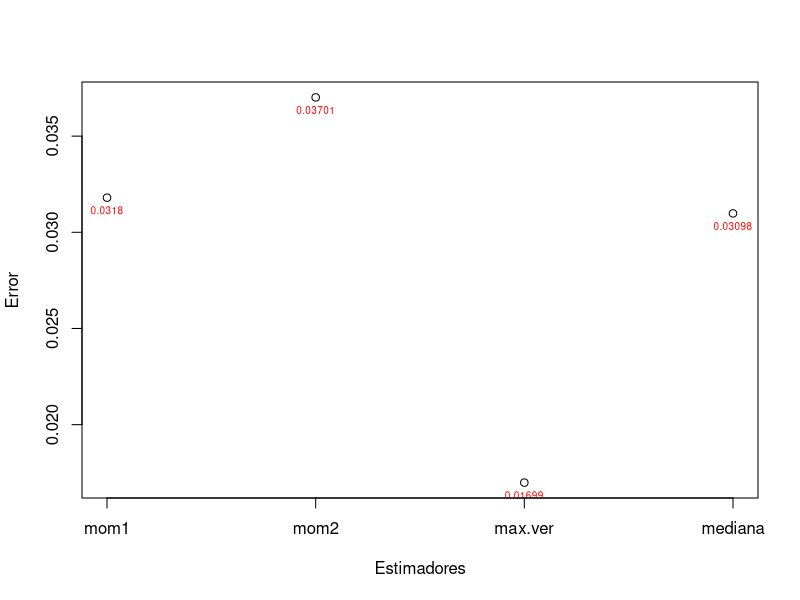
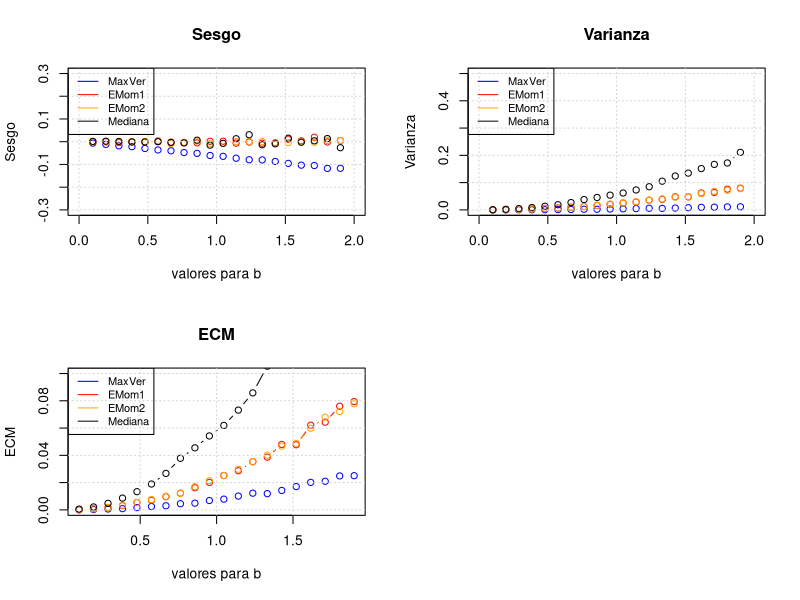
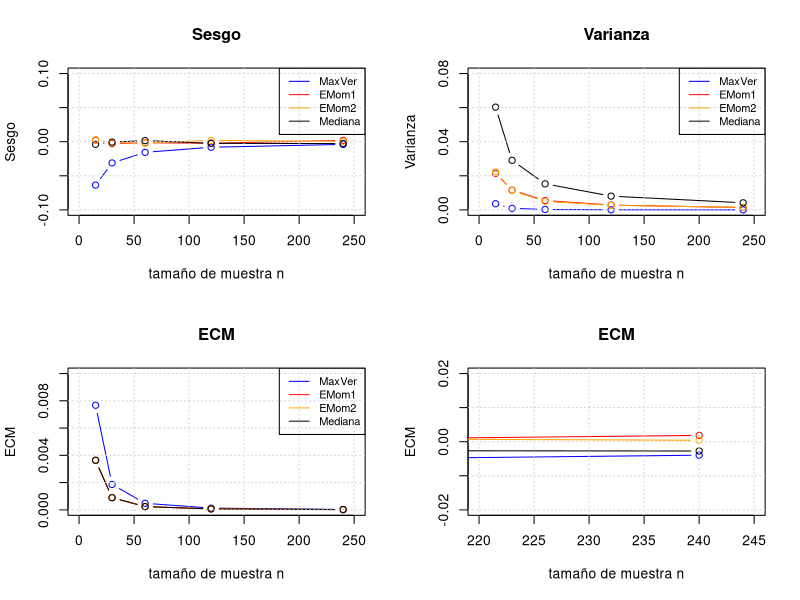
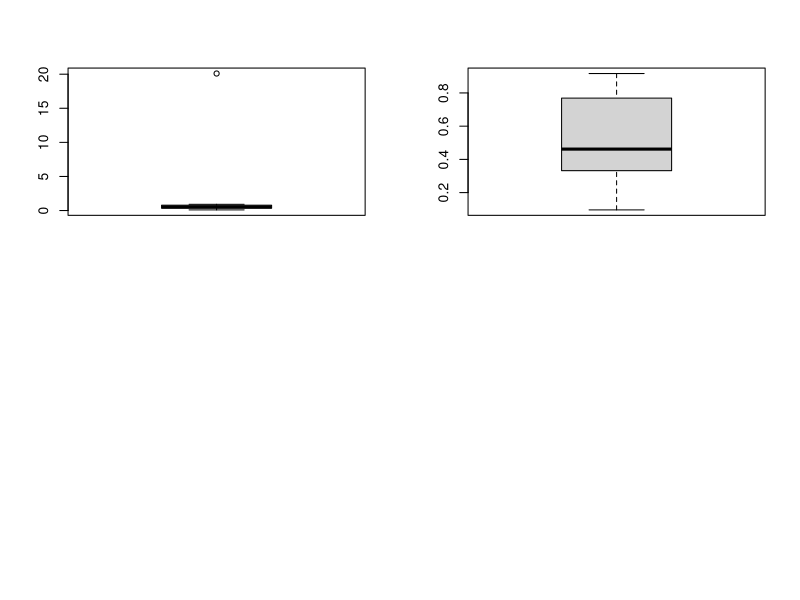
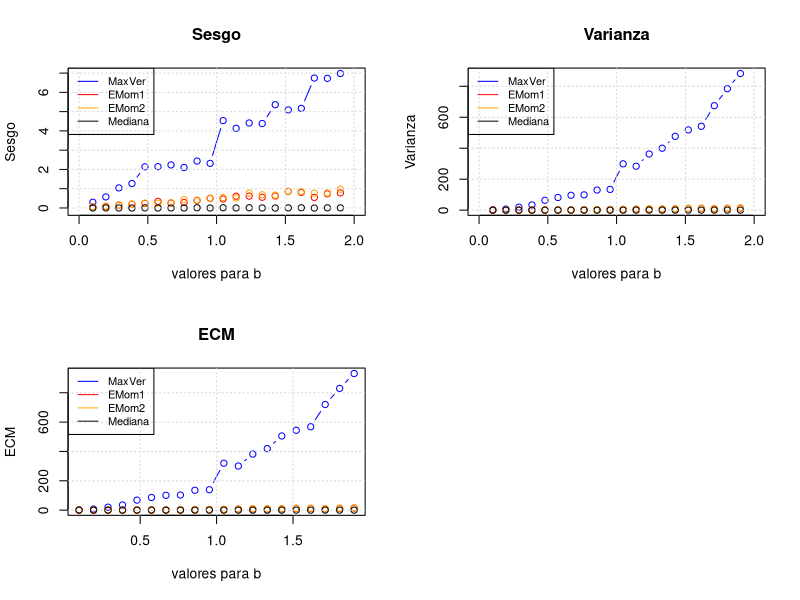

Generate these figures, in order, with R:

# Función estimadora de primeros momentos
bmom1 = function(muestra){
    return(2*mean(muestra))
}

# Función estimadora de segundos momentos
bmom2 = function(muestra){
    n <- length(muestra)
    return(sqrt(3 * mean(muestra^2)))
}

# Estimador de maxima verosimilitud
bmv = function(muestra){
    return(max(muestra))
}

bmed = function(muestra){
    return(2*median(muestra))
}

b <- 1
n <- 15
muestra <- runif(n, min=0, max=b)

bmom1(muestra)
bmom2(muestra)
bmv(muestra)
bmed(muestra)

# Calculo errores
error_momento_1 <- b - bmom1(muestra)
error_momento_2 <- b - bmom2(muestra)
error_max_ver   <- b - bmv(muestra)
error_mediana   <- b - bmed(muestra)
# Agrupo datos para plot
errores <- c(error_momento_1, error_momento_2, error_max_ver,error_mediana)
nombres <- c('mom1','mom2','max.ver','mediana')
# Imprimo y ploteo errores para una mejor comparación
matrix(c(nombres, round(errores,5)), nrow=2, ncol=4, byrow=TRUE)
# Plot
#options(repr.plot.width=7, repr.plot.height=7)
plot(errores, xlab="Estimadores", ylab="Error", xaxt='n')
text(errores, as.character(round(errores,5)), cex=0.6, pos=1, col="red")
axis(1, c(1,2,3,4), nombres) 

experimento = function(){
    # a)
    b <- 1
    n <- 15
    muestra <- runif(n, min=0, max=b)
    # b)
    b_mom1 <- bmom1(muestra)
    b_mom2 <- bmom2(muestra)
    b_mv  <- bmv(muestra)
    b_med <- bmed(muestra)
    #devuelvo un vector de estimadores
    c(b_mom1, b_mom2, b_mv, b_med)
}

# c)
nrep <- 1000
estimadores <- array(dim=c(nrep,4), dimnames=list(1:nrep, c("b_mom1", "b_mom2", "b_mv", "b_med")))
for(i in 1:nrep){
    estimadores[i,] <- array(experimento())
}

# Estimaciones guardadas de cada experimento
estimadores[2:4,]
estimadores[997:1000,]

# d)
# aplico mean a cada columna (estimador) de mi data
b_muestrales <- apply(estimadores, MARGIN=2, FUN=mean)
print(b_muestrales)

#sesgos <- medias_muestrales - b
b <- 1
sesgos <- b_muestrales - b

print(sesgos)

# e)
varianzas_muestrales <- apply(estimadores, MARGIN=2, FUN=var)

print(varianzas_muestrales)

# f) Aproximación del Error Cuadratico Medio (ECM)
ECM <- varianzas_muestrales + sesgos^2
print(ECM)

# Funciones simuladoras:
# Devuelven sesgo y varianza aproximados
# promediando 1000 experimentos
# con Estimador de Maxima Verosimilitud
simulacion_mv = function(b, n){
    nE <- 1000
    # Guardo todas las estimaciones
    all_b_est <- vector(length=nE)
    varianza <- vector(length=nE)
    for (i in 1:nE){
        muestra <- runif(n, min=0, max=b)
        b_est <- bmv(muestra)
        # Guardo b estimado para calcular Sesgo/Var luego
        all_b_est[i] <- b_est
    }
    # Calculo Sesgo y Varianza usando todas las muestras
    sesgo_est <- mean(all_b_est) - b
    # Calculo varianza muestral, usando b estimados
    varianza_est <- var(all_b_est)
    return(c(sesgo_est, varianza_est))
}

# con Estimador de 1er Momento
simulacion_mom = function(b, n){
    nE <- 1000
    all_b_est <- vector(length=nE)
    varianza <- vector(length=nE)
    for (i in 1:nE){
        muestra <- runif(n, min=0, max=b)
        b_est <- bmom1(muestra)
        all_b_est[i] <- b_est
    }
    sesgo_est <- mean(all_b_est) - b
    varianza_est <- var(all_b_est)
    return(c(sesgo_est, varianza_est))
}

# Agrego también simulación de 2do momento
simulacion_mom2 = function(b, n){
    nE <- 1000
    all_b_est <- vector(length=nE)
    varianza <- vector(length=nE)
    for (i in 1:nE){
        muestra <- runif(n, min=0, max=b)
        b_est <- bmom1(muestra)
        all_b_est[i] <- b_est
        }
    sesgo_est <- mean(all_b_est) - b
    varianza_est <- var(all_b_est)
    return(c(sesgo_est, varianza_est))
}

# con Mediana de la muestra
simulacion_med = function(b, n){
    nE <- 1000
    all_b_est <- vector(length=nE)
    varianza <- vector(length=nE)
    for (i in 1:nE){
        muestra <- runif(n, min=0, max=b)
        b_est <- bmed(muestra)
        all_b_est[i] <- b_est
        }
    sesgo_est <- mean(all_b_est) - b
    varianza_est <- var(all_b_est)
    return(c(sesgo_est, varianza_est))
}

# Calculo sesgos, varianzas y ECM para 20 valores
# distintos de b entre 0 y 2 (no inclusives)
nB <- 20
b_values <- seq(0.1, 1.9, by=1.8/(nB-1))
# nB filas, 3 columnas: (bias, var, ECM)
results_mv   <- matrix(nrow=nB, ncol=3)
results_mom  <- matrix(nrow=nB, ncol=3)
results_mom2 <- matrix(nrow=nB, ncol=3)
results_med  <- matrix(nrow=nB, ncol=3)

for (i in 1:nB){
    b <- b_values[i]
    results_mv[i,1:2]   <- simulacion_mv(b, 15)
    results_mom[i,1:2]  <- simulacion_mom(b, 15)
    results_mom2[i,1:2] <- simulacion_mom2(b, 15)
    results_med[i,1:2]  <- simulacion_med(b, 15)
    # ECM = Var + Sesgo^2
    results_mv[i,3]   <- results_mv[i,1]^2   + results_mv[i,2]
    results_mom[i,3]  <- results_mom[i,1]^2  + results_mom[i,2]
    results_mom2[i,3] <- results_mom2[i,1]^2 + results_mom2[i,2]
    results_med[i,3]  <- results_med[i,1]^2  + results_med[i,2]
}

par(mfrow=c(2,2))
# Sesgos
plot(b_values, results_mv[,1], ylim=c(-0.3,0.3), xlim=c(0,2),
     col="blue", main="Sesgo", xlab="valores para b", ylab="Sesgo", type="b")
points(b_values, results_mom[,1], col="red", type="b")
points(b_values, results_mom2[,1], col="orange", type="b")
points(b_values, results_med[,1], col="black", type="b")
grid()
transpa_color <- rgb(0, 0, 0, max = 255, alpha = 0, names = "transparent")
legend("topleft", bg=transpa_color,legend=c("MaxVer", "EMom1", "EMom2", "Mediana"),
       col=c("blue", "red", "orange", "black"), lty=1, cex=0.8,
       box.lty=1)
# Varianzas
plot(b_values, results_mv[,2], ylim=c(0,0.5), xlim=c(0,2),
     col="blue", main="Varianza", xlab="valores para b", ylab="Varianza", type="b")
points(b_values, results_mom[,2], col="red", type="b")
points(b_values, results_mom2[,2], col="orange", type="b")
points(b_values, results_med[,2], col="black", type="b")
grid()
transpa_color <- rgb(0, 0, 0, max = 255, alpha = 0, names = "transparent")
legend("topleft", bg=transpa_color,legend=c("MaxVer", "EMom1", "EMom2", "Mediana"),
       col=c("blue", "red", "orange", "black"), lty=1, cex=0.8,
       box.lty=1)
# ECM = Var + Sesgo^2
plot(b_values, results_mv[,3], col="blue", main="ECM", xlab="valores para b", ylab="ECM", type="b", ylim=c(0.0,0.1))
points(b_values, results_mom[,3], col="red", type="b")
points(b_values, results_mom2[,3], col="orange", type="b")
points(b_values, results_med[,3], col="black", type="b")
grid()
transpa_color <- rgb(0, 0, 0, max = 255, alpha = 0, names = "transparent")
legend("topleft", bg=transpa_color,legend=c("MaxVer", "EMom1", "EMom2", "Mediana"),
       col=c("blue", "red", "orange", "black"), lty=1, cex=0.8,
       box.lty=1)

# Calculo sesgos, varianzas para distintos valores de n
n_values <- c(15, 30, 60, 120, 240)
nN <- length(n_values)
# nN filas, 4 columnas: (n, Sesgo, Var, ECM)
results_mv   <- matrix(nrow=nN, ncol=4)
results_mom  <- matrix(nrow=nN, ncol=4)
results_mom2 <- matrix(nrow=nN, ncol=4)
results_med  <- matrix(nrow=nN, ncol=4)

for (i in 1:nN){
    n <- n_values[i]
    # Guardo n en [1]
    results_mv[i,1]   <- n
    results_mom[i,1]  <- n
    results_mom2[i,1] <- n
    results_med[i,1]  <- n
    # Realizo 1000 simulaciones y guardo
    # Sesgos[2] y Varianzas[3] para graficarlos
    results_mv[i,2:3]   <- simulacion_mv(1, n)
    results_mom[i,2:3]  <- simulacion_mom(1, n)
    results_mom2[i,2:3] <- simulacion_mom2(1, n)
    results_med[i,2:3]  <- simulacion_med(1, n)
    # ECM[4] = Var + Sesgo^2
    results_mv[i,4]   <- results_mv[i,2]^2   + results_mv[i,3]
    results_mom[i,4]  <- results_mom[i,2]^2  + results_mv[i,3]
    results_mom2[i,4] <- results_mom2[i,2]^2 + results_mv[i,3]
    results_med[i,4]  <- results_med[i,2]^2  + results_mv[i,3]
}

results_mv
# n   Sesgo    Varianza   ECM

par(mfrow=c(2,2))
# Sesgos
plot(results_mv[,c(1,2)], ylim=c(-0.10,0.1), xlim=c(0,250),
     col="blue", main="Sesgo", xlab="tamaño de muestra n", ylab="Sesgo", type="b")
points(results_mom[,c(1,2)], col="red", type="b")
points(results_mom2[,c(1,2)], col="orange", type="b")
points(results_med[,c(1,2)], col="black", type="b")
grid()
transpa_color <- rgb(0, 0, 0, max = 255, alpha = 0, names = "transparent")
legend("topright", bg=transpa_color,legend=c("MaxVer", "EMom1", "EMom2", "Mediana"),
       col=c("blue", "red", "orange", "black"), lty=1, cex=0.8,
       box.lty=1)
# Varianzas
plot(results_mv[,c(1,3)], ylim=c(0.0,0.08), xlim=c(0,250),
     col="blue", main="Varianza", xlab="tamaño de muestra n", ylab="Varianza", type="b")
points(results_mom[,c(1,3)], col="red", type="b")
points(results_mom2[,c(1,3)], col="orange", type="b")
points(results_med[,c(1,3)], col="black", type="b")
grid()
transpa_color <- rgb(0, 0, 0, max = 255, alpha = 0, names = "transparent")
legend("topright", bg=transpa_color,legend=c("MaxVer", "EMom1", "EMom2", "Mediana"),
       col=c("blue", "red", "orange", "black"), lty=1, cex=0.8,
       box.lty=1)
# ECM 
plot(results_mv[,c(1,4)], col="blue", main="ECM", xlab="tamaño de muestra n", ylab="ECM", type="b", ylim=c(0.0,0.01), xlim=c(0,250))
points(results_mom[,c(1,4)], col="red", type="b")
points(results_mom2[,c(1,4)], col="orange", type="b")
points(results_med[,c(1,4)], col="black", type="b")
grid()
transpa_color <- rgb(0, 0, 0, max = 255, alpha = 0, names = "transparent")
legend("topright", bg=transpa_color,legend=c("MaxVer", "EMom1", "EMom2", "Mediana"),
       col=c("blue", "red", "orange", "black"), lty=1, cex=0.8,
       box.lty=1)

# Zoom en mayor n alcanzado
plot(results_mv, ylim=c(-0.02, 0.02), xlim=c(220,245),
     col="blue", main="ECM", xlab="tamaño de muestra n", ylab="ECM", type="b")
points(results_mom, col="red", type="b")
points(results_mom2, col="orange", type="b")
points(results_med, col="black", type="b")
grid()

X <- c(0.917, 0.247, 0.384, 0.530, 0.798,
       0.912, 0.096, 0.684, 0.394, 20.1,
       0.769, 0.137, 0.352, 0.332, 0.670)

b_mv <- bmv(X)
b_mom <- bmom1(X)
b_mom2 <- bmom2(X)
b_med <- bmed(X)

b_mv
b_mom
b_mom2
b_med

boxplot(X)

X_fixed <- c(0.917, 0.247, 0.384, 0.530, 0.798,
       0.912, 0.096, 0.684, 0.394,
       0.769, 0.137, 0.352, 0.332, 0.670)

b_mv <- bmv(X_fixed)
b_mom <- bmom1(X_fixed)
b_mom2 <- bmom2(X_fixed)
b_med <- bmed(X_fixed)

b_mv
b_mom
b_mom2
b_med

boxplot(X_fixed)

n <- 15
b <- 1
X <- runif(n, 0, b)

# Minicódigo a implementar en funciones simuladoras
X_cont <- X
# Contamino cada elemento con proba 0.005
for(i in 1:n){
    pC <- 0.005 # 1/200
    if(runif(1) < pC){
        
        X_cont[i] <- X_cont[i] * 100
    }
}

# De manera más eficiente (y bonita :)
pC <- 1/200
mask <- runif(n)
X_cont[mask<pC] <- X_cont[mask<pC] * 100

# Funciones simuladoras CON CONTAMINACIÓN:
# Devuelven sesgo y varianza aproximados
# promediando 1000 experimentos
# con Estimador de Maxima Verosimilitud
simulacion_mv_cont = function(b, n){
    nE <- 1000
    # Guardo todas las estimaciones
    all_b_est <- vector(length=nE)
    varianza <- vector(length=nE)
    for (i in 1:nE){
        muestra <- runif(n, min=0, max=b)
        # --[Contaminación con proba pC]--
        pC <- 1/200
        mask <- runif(n)
        muestra[mask<pC] <- muestra[mask<pC] * 100
        # --[Fin contaminación]--
        b_est <- bmv(muestra)
        # Guardo b estimado para calcular Sesgo luego
        all_b_est[i] <- b_est
    }
    # Calculo Sesgo y Varianza usando todas las muestras
    sesgo_est <- mean(all_b_est) - b
    varianza_est <- var(all_b_est)
    return(c(sesgo_est, varianza_est))
}

# con Estimador de 1er Momento
simulacion_mom_cont = function(b, n){
    nE <- 1000
    all_b_est <- vector(length=nE)
    varianza <- vector(length=nE)
    for (i in 1:nE){
        muestra <- runif(n, min=0, max=b)
        # --[Contaminación con proba pC]--
        pC <- 1/200
        mask <- runif(n)
        muestra[mask<pC] <- muestra[mask<pC] * 100
        # --[Fin contaminación]--
        b_est <- bmom1(muestra)
        all_b_est[i] <- b_est
    }
    sesgo_est <- mean(all_b_est) - b
    varianza_est <- var(all_b_est)
    return(c(sesgo_est, varianza_est))
}

# Agrego también simulación de 2do momento
simulacion_mom2_cont = function(b, n){
    nE <- 1000
    all_b_est <- vector(length=nE)
    varianza <- vector(length=nE)
    for (i in 1:nE){
        muestra <- runif(n, min=0, max=b)
        # --[Contaminación con proba pC]--
        pC <- 1/200
        mask <- runif(n)
        muestra[mask<pC] <- muestra[mask<pC] * 100
        # --[Fin contaminación]--
        b_est <- bmom1(muestra)
        all_b_est[i] <- b_est
        }
    sesgo_est <- mean(all_b_est) - b
    varianza_est <- var(all_b_est)
    return(c(sesgo_est, varianza_est))
}

# con Mediana de la muestra
simulacion_med_cont = function(b, n){
    nE <- 1000
    all_b_est <- vector(length=nE)
    varianza <- vector(length=nE)
    for (i in 1:nE){
        muestra <- runif(n, min=0, max=b)
        # --[Contaminación con proba pC]--
        pC <- 1/200
        mask <- runif(n)
        muestra[mask<pC] <- muestra[mask<pC] * 100
        # --[Fin contaminación]--
        b_est <- bmed(muestra)
        all_b_est[i] <- b_est
        }
    sesgo_est <- mean(all_b_est) - b
    varianza_est <- var(all_b_est)
    return(c(sesgo_est, varianza_est))
}

# Calculo sesgos, varianzas y ECM para 20 valores
# distintos de b entre 0 y 2 (no inclusives)
nB <- 20
b_values <- seq(0.1, 1.9, by=1.8/(nB-1))
# nB filas, 3 columnas: (bias, var, ECM)
results_mv   <- matrix(nrow=nB, ncol=3)
results_mom  <- matrix(nrow=nB, ncol=3)
results_mom2 <- matrix(nrow=nB, ncol=3)
results_med  <- matrix(nrow=nB, ncol=3)

for (i in 1:nB){
    b <- b_values[i]
    # Guardo Sesgo y Varianza para cada b
    results_mv[i,1:2]   <- simulacion_mv_cont(b, 15)
    results_mom[i,1:2]  <- simulacion_mom_cont(b, 15)
    results_mom2[i,1:2] <- simulacion_mom2_cont(b, 15)
    results_med[i,1:2]  <- simulacion_med_cont(b, 15)
    # Calculo ECM = Sesgo^2 + Var
    results_mv[i,3] <- results_mv[i,1]^2+results_mv[i,2]
    results_mom[i,3] <- results_mom[i,1]^2+results_mom[i,2]
    results_mom2[i,3] <- results_mom2[i,1]^2+results_mom2[i,2]
    results_med[i,3] <- results_med[i,1]^2+results_med[i,2]
}

par(mfrow=c(2,2))
# Plot para Sesgos
ylim <- c(-0.1, max(results_mv[,1]))
plot(b_values, results_mv[,1], xlim=c(0,2), ylim=ylim, 
     col="blue", main="Sesgo", xlab="valores para b", ylab="Sesgo", type="b")
points(b_values, results_mom[,1], col="red", type="b")
points(b_values, results_mom2[,1], col="orange", type="b")
points(b_values, results_med[,1], col="black", type="b")
grid()
transpa_color <- rgb(0, 0, 0, max = 255, alpha = 0, names = "transparent")
legend("topleft", bg=transpa_color,legend=c("MaxVer", "EMom1", "EMom2", "Mediana"),
       col=c("blue", "red", "orange", "black"), lty=1, cex=0.8,
       box.lty=1)
# Plot para Varianzas
plot(b_values, results_mv[,2], xlim=c(0,2),
     col="blue", main="Varianza", xlab="valores para b", ylab="Varianza", type="b")
points(b_values, results_mom[,2], col="red", type="b")
points(b_values, results_mom2[,2], col="orange", type="b")
points(b_values, results_med[,2], col="black", type="b")
grid()
transpa_color <- rgb(0, 0, 0, max = 255, alpha = 0, names = "transparent")
legend("topleft", bg=transpa_color,legend=c("MaxVer", "EMom1", "EMom2", "Mediana"),
       col=c("blue", "red", "orange", "black"), lty=1, cex=0.8,
       box.lty=1)
# Plot para ECM
plot(b_values, results_mv[,3], col="blue", main="ECM", xlab="valores para b", ylab="ECM", type="b")
points(b_values, results_mom[,3], col="red", type="b")
points(b_values, results_mom2[,3], col="orange", type="b")
points(b_values, results_med[,3], col="black", type="b")
grid()
transpa_color <- rgb(0, 0, 0, max = 255, alpha = 0, names = "transparent")
legend("topleft", bg=transpa_color,legend=c("MaxVer", "EMom1", "EMom2", "Mediana"),
       col=c("blue", "red", "orange", "black"), lty=1, cex=0.8,
       box.lty=1)




